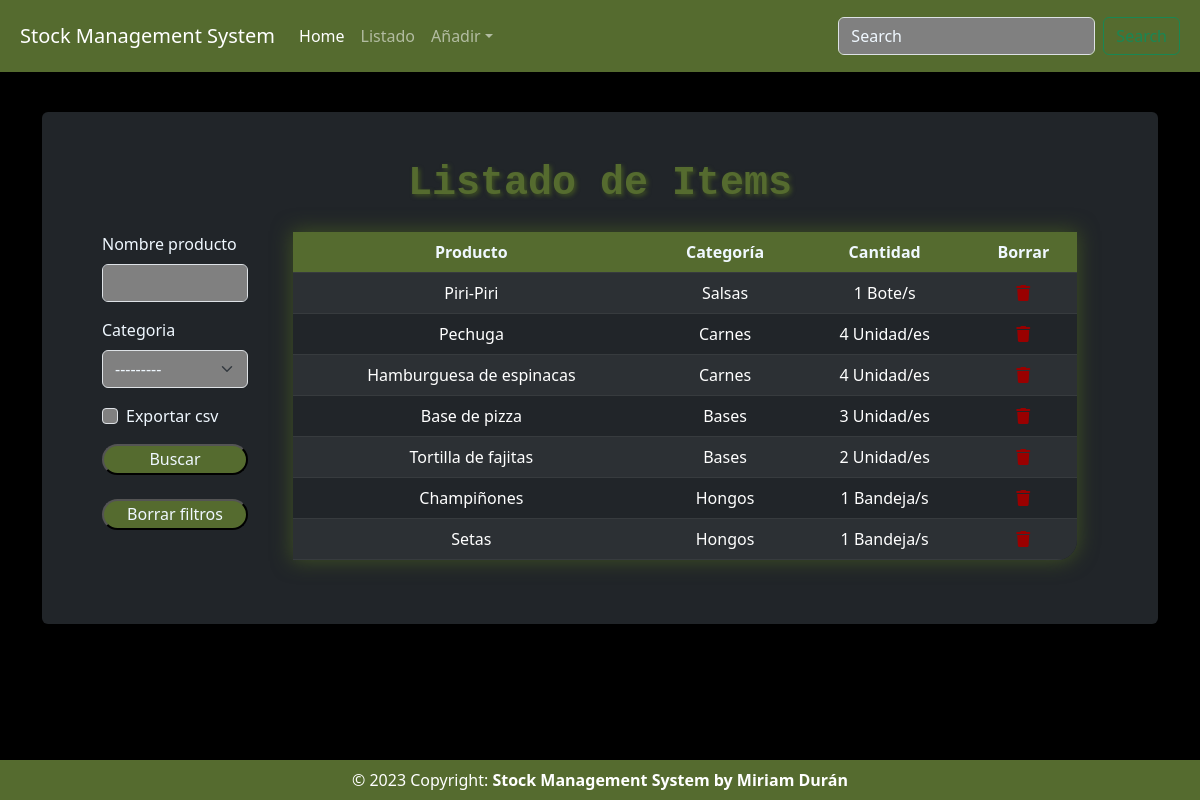
Before: /list_items/ with the older database file.
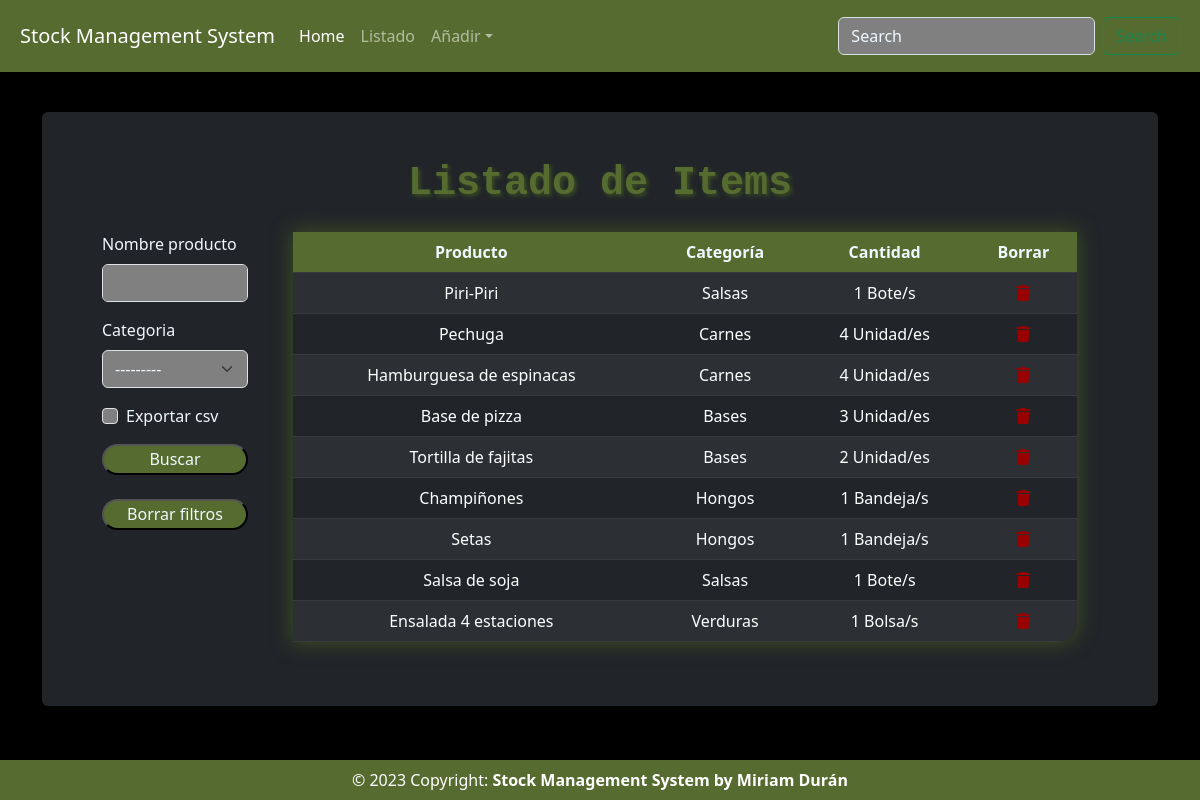
After: the same page with the newer database file.
### stockManagementApp/models.py (models this page shows, shortened)
class Stock(models.Model):
    categoria = models.ForeignKey(Categoria, on_delete=models.CASCADE, blank=True)
    nombre_producto = models.CharField(max_length=50, blank=True, null=True)
    cantidad = models.IntegerField(default=0, blank=True, null=True)
    etiqueta = models.CharField(max_length=50, blank=True, null=True, choices=etiqueta_choice)
    cantidad_comprada = models.IntegerField(default=0, blank=True, null=True)
    proveedor = models.CharField(max_length=50, blank=True, null=True)
    telefono = models.CharField(max_length=50, blank=True, null=True)
    precio = models.IntegerField(default=0, blank=True, null=True)
    cantidad_gastada = models.IntegerField(default=0, blank=True, null=True)
    gastado_por = models.CharField(max_length=50, blank=True, null=True)
    comprador = models.CharField(max_length=50, blank=True, null=True)
    creado_por = models.CharField(max_length=50, blank=True, null=True)
    punto_de_pedido = models.IntegerField(default=0, blank=True, null=True)
    ultima_actualizacion = models.DateTimeField(auto_now_add=False, auto_now=True)
    fecha_caducidad = models.DateField(auto_now_add=False, auto_now=False, blank=True, null=True)

class Categoria(models.Model):
    nombre = models.CharField(max_length=50, blank=True, null=True)
    def __str__(self):
        return self.nombre

### stockManagementApp/views.py (the view, shortened to what this page needs)
# urls.py: path('list_items/', views.list_items_view, name='list_items'),
def list_items_view(request):
    template_name = 'list_items.html'
    title = 'Listado de Items'
    queryset = Stock.objects.all()
    form = StockSearchForm(request.POST or None)
    context = {
        'title': title,
        'queryset' : queryset,
        'form' : form,
    }
    return render(request, template_name, context)

### stockManagementApp/forms.py
class StockSearchForm(forms.ModelForm):
    exportar_csv = forms.BooleanField(required=False)
    class Meta:
        model = Stock
        fields = ['categoria', 'nombre_producto']
    def __init__(self, *args, **kwargs):
        super(StockSearchForm, self).__init__(*args, **kwargs)
        self.helper = FormHelper(self)
        self.helper.form_tag = False # No incluir <form></form>
        self.helper.layout = Layout(
            Div(
                Field('nombre_producto')
            ),
            Div(
                Field('categoria')
            ),
            Div(
                Field('exportar_csv')
            ),
        )

### templates/list_items.html
{% extends 'base.html' %}
{% load crispy_forms_tags %}
{% block content %}
<div class="container">
    <div class="row">
        <div class="col-2">
            <form method='POST' action='' enctype="multipart/form-data" novalidate class="d-flex flex-column">
                {% crispy form %}
                <input type="submit" class="button" value='Buscar'>
                <br>
                <a href="{% url 'list_items' %}" class="button">Borrar filtros</a>
            </form>
        </div>
        <div class="col-10">
            <table class="table table-dark table-striped">
                <thead>
                    <tr>
                        <th>Producto</th>
                        <th>Categoría</th>
                        <th>Cantidad</th>
                        <th>Borrar</th>
                    </tr>
                </thead>
                {% for instance in queryset %}
                    <tr>
                        <td><a class="text-reset" href="{% url 'update_items' instance.id %}">{{ instance.nombre_producto }}</a></td>
                        <td><a class="text-reset" href="{% url 'update_categories' instance.id %}">{{ instance.categoria }}</a></td>
                        <td>{{ instance.cantidad }} {{ instance.get_etiqueta_display }}
                        </td>
                        <td><a href="{% url 'delete_items' instance.id %}"><i class="fa-solid fa-trash" style="color: #990000;"></i></a></td>
                    </tr>
                {% endfor %}
            </table>
        </div>
    </div>
</div>
{% endblock %}

Changed rows visible on the page:
added Stock: nombre_producto "Salsa de soja", categoria "Salsas", cantidad "1", etiqueta "Bote/s"
added Stock: nombre_producto "Ensalada 4 estaciones", categoria "Verduras", cantidad "1", etiqueta "Bolsa/s"
